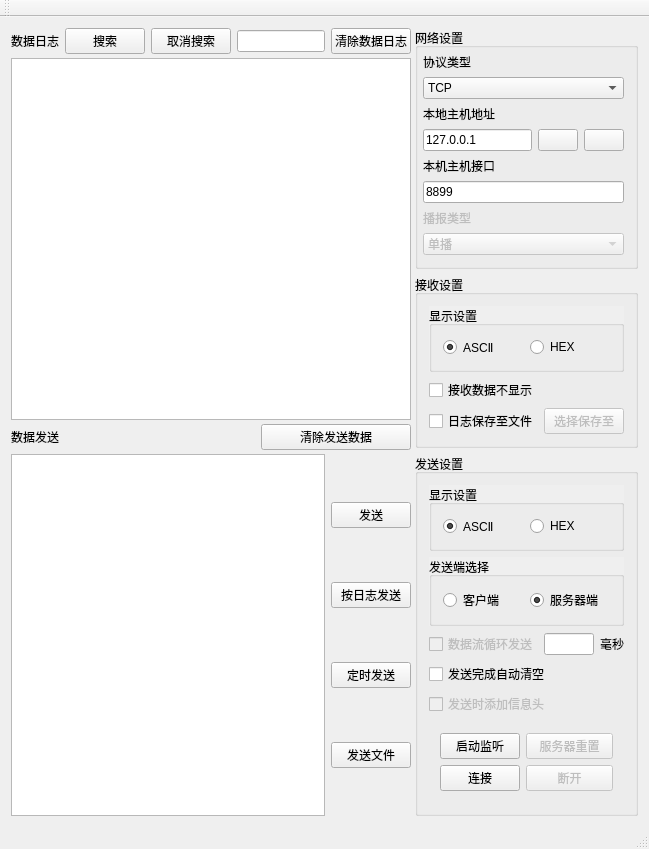
<?xml version="1.0" encoding="UTF-8"?>
<ui version="4.0">
 <class>controller</class>
 <widget class="QMainWindow" name="controller">
  <property name="geometry">
   <rect>
    <x>0</x>
    <y>0</y>
    <width>649</width>
    <height>656</height>
   </rect>
  </property>
  <property name="windowTitle">
   <string>controller</string>
  </property>
  <widget class="QWidget" name="centralWidget">
   <layout class="QHBoxLayout" name="horizontalLayout_11">
    <item>
     <layout class="QHBoxLayout" name="horizontalLayout_10" stretch="0,1">
      <property name="spacing">
       <number>4</number>
      </property>
      <property name="sizeConstraint">
       <enum>QLayout::SetMaximumSize</enum>
      </property>
      <item>
       <layout class="QVBoxLayout" name="verticalLayout_7">
        <property name="spacing">
         <number>4</number>
        </property>
        <property name="sizeConstraint">
         <enum>QLayout::SetMaximumSize</enum>
        </property>
        <item>
         <layout class="QHBoxLayout" name="horizontalLayout_9">
          <item>
           <widget class="QLabel" name="label_4">
            <property name="text">
             <string>数据日志</string>
            </property>
           </widget>
          </item>
          <item>
           <widget class="QPushButton" name="Bsearch">
            <property name="maximumSize">
             <size>
              <width>85</width>
              <height>16777215</height>
             </size>
            </property>
            <property name="text">
             <string>搜索</string>
            </property>
           </widget>
          </item>
          <item>
           <widget class="QPushButton" name="BclearSearch">
            <property name="text">
             <string>取消搜索</string>
            </property>
           </widget>
          </item>
          <item>
           <widget class="QLineEdit" name="LEsearch"/>
          </item>
          <item>
           <widget class="QPushButton" name="BcleanDialog">
            <property name="maximumSize">
             <size>
              <width>150</width>
              <height>16777215</height>
             </size>
            </property>
            <property name="text">
             <string>清除数据日志</string>
            </property>
            <property name="icon">
             <iconset resource="resource.qrc">
              <normaloff>:/QIcon/clean.png</normaloff>:/QIcon/clean.png</iconset>
            </property>
           </widget>
          </item>
         </layout>
        </item>
        <item>
         <widget class="QTextEdit" name="Edialog">
          <property name="enabled">
           <bool>true</bool>
          </property>
          <property name="readOnly">
           <bool>true</bool>
          </property>
         </widget>
        </item>
        <item>
         <layout class="QHBoxLayout" name="horizontalLayout_8">
          <item>
           <widget class="QLabel" name="label_5">
            <property name="text">
             <string>数据发送</string>
            </property>
           </widget>
          </item>
          <item>
           <widget class="QPushButton" name="BcleanSend">
            <property name="maximumSize">
             <size>
              <width>150</width>
              <height>16777215</height>
             </size>
            </property>
            <property name="text">
             <string>清除发送数据</string>
            </property>
            <property name="icon">
             <iconset resource="resource.qrc">
              <normaloff>:/QIcon/clean.png</normaloff>:/QIcon/clean.png</iconset>
            </property>
           </widget>
          </item>
         </layout>
        </item>
        <item>
         <layout class="QHBoxLayout" name="horizontalLayout_7">
          <item>
           <widget class="QTextEdit" name="EtextSend"/>
          </item>
          <item>
           <layout class="QVBoxLayout" name="verticalLayout_6">
            <item>
             <widget class="QPushButton" name="Bsend">
              <property name="enabled">
               <bool>true</bool>
              </property>
              <property name="text">
               <string>发送</string>
              </property>
              <property name="checkable">
               <bool>false</bool>
              </property>
             </widget>
            </item>
            <item>
             <widget class="QPushButton" name="BsendByDialog">
              <property name="text">
               <string>按日志发送</string>
              </property>
             </widget>
            </item>
            <item>
             <widget class="QPushButton" name="BsendOnTime">
              <property name="text">
               <string>定时发送</string>
              </property>
             </widget>
            </item>
            <item>
             <widget class="QPushButton" name="BsendFile">
              <property name="text">
               <string>发送文件</string>
              </property>
             </widget>
            </item>
           </layout>
          </item>
         </layout>
        </item>
       </layout>
      </item>
      <item>
       <layout class="QVBoxLayout" name="verticalLayout_5">
        <property name="sizeConstraint">
         <enum>QLayout::SetMinimumSize</enum>
        </property>
        <item>
         <widget class="QGroupBox" name="GBnetSet">
          <property name="maximumSize">
           <size>
            <width>250</width>
            <height>16777215</height>
           </size>
          </property>
          <property name="title">
           <string>网络设置</string>
          </property>
          <property name="checkable">
           <bool>false</bool>
          </property>
          <layout class="QVBoxLayout" name="verticalLayout">
           <property name="leftMargin">
            <number>5</number>
           </property>
           <property name="topMargin">
            <number>5</number>
           </property>
           <item>
            <widget class="QLabel" name="LnetSetTypePro">
             <property name="text">
              <string>协议类型</string>
             </property>
            </widget>
           </item>
           <item>
            <widget class="QComboBox" name="CBtypePro">
             <property name="styleSheet">
              <string notr="true"/>
             </property>
             <property name="editable">
              <bool>false</bool>
             </property>
             <property name="currentText">
              <string>TCP</string>
             </property>
             <property name="currentIndex">
              <number>0</number>
             </property>
             <property name="duplicatesEnabled">
              <bool>false</bool>
             </property>
             <item>
              <property name="text">
               <string>TCP</string>
              </property>
             </item>
             <item>
              <property name="text">
               <string>UDP</string>
              </property>
             </item>
            </widget>
           </item>
           <item>
            <widget class="QLabel" name="Lip">
             <property name="text">
              <string>本地主机地址</string>
             </property>
            </widget>
           </item>
           <item>
            <layout class="QHBoxLayout" name="horizontalLayout">
             <item>
              <widget class="QLineEdit" name="LElocalHostAdd">
               <property name="mouseTracking">
                <bool>true</bool>
               </property>
               <property name="text">
                <string>127.0.0.1</string>
               </property>
              </widget>
             </item>
             <item>
              <widget class="QPushButton" name="BnetSetCleanHostIP">
               <property name="text">
                <string/>
               </property>
               <property name="icon">
                <iconset resource="resource.qrc">
                 <normaloff>:/QIcon/clean.png</normaloff>:/QIcon/clean.png</iconset>
               </property>
              </widget>
             </item>
             <item>
              <widget class="QPushButton" name="BnetSetPasteHostIP">
               <property name="text">
                <string/>
               </property>
               <property name="icon">
                <iconset resource="resource.qrc">
                 <normaloff>:/QIcon/copy.png</normaloff>:/QIcon/copy.png</iconset>
               </property>
              </widget>
             </item>
            </layout>
           </item>
           <item>
            <widget class="QLabel" name="Lport">
             <property name="text">
              <string>本机主机接口</string>
             </property>
            </widget>
           </item>
           <item>
            <widget class="QLineEdit" name="LElocalHostPort">
             <property name="text">
              <string>8899</string>
             </property>
             <property name="cursorPosition">
              <number>4</number>
             </property>
            </widget>
           </item>
           <item>
            <widget class="QLabel" name="LEcastSelect">
             <property name="enabled">
              <bool>false</bool>
             </property>
             <property name="text">
              <string>播报类型</string>
             </property>
            </widget>
           </item>
           <item>
            <widget class="QComboBox" name="CBcastSelect">
             <property name="enabled">
              <bool>false</bool>
             </property>
             <property name="styleSheet">
              <string notr="true"/>
             </property>
             <property name="editable">
              <bool>false</bool>
             </property>
             <property name="currentText">
              <string>单播</string>
             </property>
             <property name="currentIndex">
              <number>0</number>
             </property>
             <property name="duplicatesEnabled">
              <bool>false</bool>
             </property>
             <property name="frame">
              <bool>true</bool>
             </property>
             <item>
              <property name="text">
               <string>单播</string>
              </property>
             </item>
             <item>
              <property name="text">
               <string>组播</string>
              </property>
             </item>
             <item>
              <property name="text">
               <string>广播</string>
              </property>
             </item>
            </widget>
           </item>
          </layout>
         </widget>
        </item>
        <item>
         <widget class="QGroupBox" name="GBreceiveSet">
          <property name="maximumSize">
           <size>
            <width>250</width>
            <height>16777215</height>
           </size>
          </property>
          <property name="title">
           <string>接收设置</string>
          </property>
          <layout class="QVBoxLayout" name="verticalLayout_3">
           <item>
            <widget class="QGroupBox" name="groupBox">
             <property name="maximumSize">
              <size>
               <width>16777215</width>
               <height>150</height>
              </size>
             </property>
             <property name="autoFillBackground">
              <bool>true</bool>
             </property>
             <property name="title">
              <string>显示设置</string>
             </property>
             <layout class="QHBoxLayout" name="horizontalLayout_2">
              <item>
               <widget class="QRadioButton" name="RBreceiveSetAsc">
                <property name="text">
                 <string>ASCⅡ</string>
                </property>
                <property name="checked">
                 <bool>true</bool>
                </property>
               </widget>
              </item>
              <item>
               <widget class="QRadioButton" name="RBreceiveSetHex">
                <property name="maximumSize">
                 <size>
                  <width>16777215</width>
                  <height>16777215</height>
                 </size>
                </property>
                <property name="text">
                 <string>HEX</string>
                </property>
               </widget>
              </item>
             </layout>
            </widget>
           </item>
           <item>
            <layout class="QVBoxLayout" name="verticalLayout_2">
             <item>
              <widget class="QCheckBox" name="CBhideDialog">
               <property name="text">
                <string>接收数据不显示</string>
               </property>
              </widget>
             </item>
             <item>
              <layout class="QHBoxLayout" name="horizontalLayout_3">
               <item>
                <widget class="QCheckBox" name="CBrecepSetSaveDialog">
                 <property name="text">
                  <string>日志保存至文件</string>
                 </property>
                </widget>
               </item>
               <item>
                <widget class="QPushButton" name="BrecepSetSaveDialog">
                 <property name="enabled">
                  <bool>false</bool>
                 </property>
                 <property name="text">
                  <string>选择保存至</string>
                 </property>
                </widget>
               </item>
              </layout>
             </item>
            </layout>
           </item>
          </layout>
         </widget>
        </item>
        <item>
         <widget class="QGroupBox" name="groupBox_2">
          <property name="maximumSize">
           <size>
            <width>250</width>
            <height>16777215</height>
           </size>
          </property>
          <property name="title">
           <string>发送设置</string>
          </property>
          <layout class="QVBoxLayout" name="verticalLayout_4">
           <item>
            <widget class="QGroupBox" name="GBsendSetInputType">
             <property name="autoFillBackground">
              <bool>true</bool>
             </property>
             <property name="title">
              <string>显示设置</string>
             </property>
             <layout class="QHBoxLayout" name="horizontalLayout_4">
              <item>
               <widget class="QRadioButton" name="RBsendSelASC">
                <property name="text">
                 <string>ASCⅡ</string>
                </property>
                <property name="checked">
                 <bool>true</bool>
                </property>
               </widget>
              </item>
              <item>
               <widget class="QRadioButton" name="RBsendSelHEX">
                <property name="text">
                 <string>HEX</string>
                </property>
               </widget>
              </item>
             </layout>
            </widget>
           </item>
           <item>
            <widget class="QGroupBox" name="groupBox_4">
             <property name="autoFillBackground">
              <bool>true</bool>
             </property>
             <property name="title">
              <string>发送端选择</string>
             </property>
             <layout class="QHBoxLayout" name="horizontalLayout_6">
              <item>
               <widget class="QRadioButton" name="RBsendZoneClient">
                <property name="text">
                 <string>客户端</string>
                </property>
                <property name="checkable">
                 <bool>true</bool>
                </property>
                <property name="checked">
                 <bool>false</bool>
                </property>
               </widget>
              </item>
              <item>
               <widget class="QRadioButton" name="RBsendZoneServer">
                <property name="text">
                 <string>服务器端</string>
                </property>
                <property name="checked">
                 <bool>true</bool>
                </property>
               </widget>
              </item>
             </layout>
            </widget>
           </item>
           <item>
            <layout class="QHBoxLayout" name="horizontalLayout_5">
             <item>
              <widget class="QCheckBox" name="CBsendSetrepPeriod">
               <property name="enabled">
                <bool>false</bool>
               </property>
               <property name="text">
                <string>数据流循环发送</string>
               </property>
               <property name="checkable">
                <bool>true</bool>
               </property>
               <property name="checked">
                <bool>false</bool>
               </property>
              </widget>
             </item>
             <item>
              <widget class="QLineEdit" name="LEsendSetrepPeriod">
               <property name="clearButtonEnabled">
                <bool>false</bool>
               </property>
              </widget>
             </item>
             <item>
              <widget class="QLabel" name="label_3">
               <property name="text">
                <string>毫秒</string>
               </property>
              </widget>
             </item>
            </layout>
           </item>
           <item>
            <widget class="QCheckBox" name="CBsendSetclearAftSend">
             <property name="text">
              <string>发送完成自动清空</string>
             </property>
            </widget>
           </item>
           <item>
            <widget class="QCheckBox" name="CBsendAddHead">
             <property name="enabled">
              <bool>false</bool>
             </property>
             <property name="text">
              <string>发送时添加信息头</string>
             </property>
            </widget>
           </item>
           <item>
            <widget class="QWidget" name="widget" native="true">
             <layout class="QFormLayout" name="formLayout">
              <item row="0" column="0">
               <widget class="QPushButton" name="BactivateListen">
                <property name="maximumSize">
                 <size>
                  <width>100</width>
                  <height>40</height>
                 </size>
                </property>
                <property name="text">
                 <string>启动监听</string>
                </property>
               </widget>
              </item>
              <item row="0" column="1">
               <widget class="QPushButton" name="BserverInitial">
                <property name="enabled">
                 <bool>false</bool>
                </property>
                <property name="maximumSize">
                 <size>
                  <width>100</width>
                  <height>40</height>
                 </size>
                </property>
                <property name="text">
                 <string>服务器重置</string>
                </property>
                <property name="checkable">
                 <bool>false</bool>
                </property>
               </widget>
              </item>
              <item row="1" column="0">
               <widget class="QPushButton" name="BsendSetConnect">
                <property name="enabled">
                 <bool>true</bool>
                </property>
                <property name="maximumSize">
                 <size>
                  <width>100</width>
                  <height>40</height>
                 </size>
                </property>
                <property name="text">
                 <string>连接</string>
                </property>
                <property name="checkable">
                 <bool>false</bool>
                </property>
               </widget>
              </item>
              <item row="1" column="1">
               <widget class="QPushButton" name="BsendSetBreak">
                <property name="enabled">
                 <bool>false</bool>
                </property>
                <property name="maximumSize">
                 <size>
                  <width>100</width>
                  <height>40</height>
                 </size>
                </property>
                <property name="text">
                 <string>断开</string>
                </property>
               </widget>
              </item>
             </layout>
            </widget>
           </item>
          </layout>
          <zorder>GBsendSetInputType</zorder>
          <zorder>CBsendSetclearAftSend</zorder>
          <zorder>groupBox_4</zorder>
          <zorder>CBsendAddHead</zorder>
          <zorder>widget</zorder>
         </widget>
        </item>
       </layout>
      </item>
     </layout>
    </item>
   </layout>
  </widget>
  <widget class="QMenuBar" name="menuBar">
   <property name="geometry">
    <rect>
     <x>0</x>
     <y>0</y>
     <width>649</width>
     <height>17</height>
    </rect>
   </property>
  </widget>
  <widget class="QToolBar" name="mainToolBar">
   <attribute name="toolBarArea">
    <enum>TopToolBarArea</enum>
   </attribute>
   <attribute name="toolBarBreak">
    <bool>false</bool>
   </attribute>
  </widget>
  <widget class="QStatusBar" name="statusBar"/>
 </widget>
 <layoutdefault spacing="6" margin="11"/>
 <resources>
  <include location="resource.qrc"/>
 </resources>
 <connections/>
</ui>
